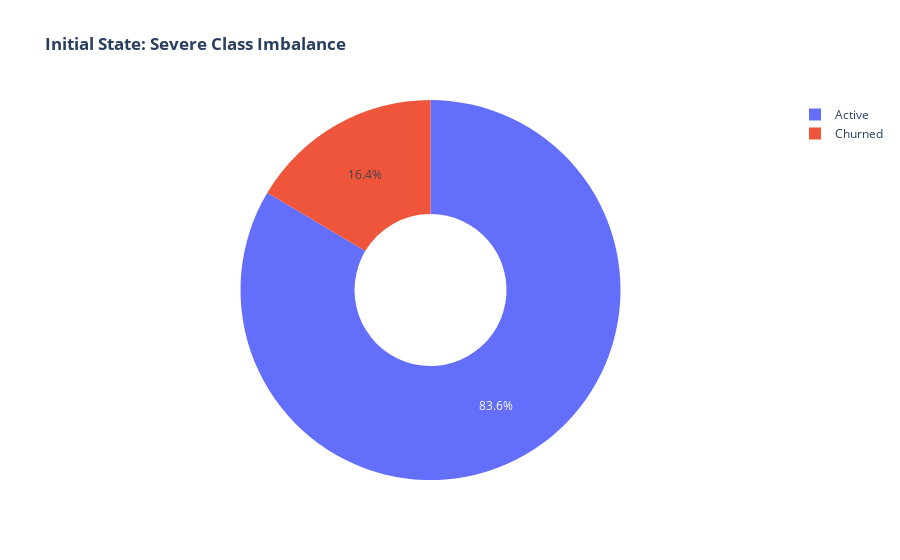
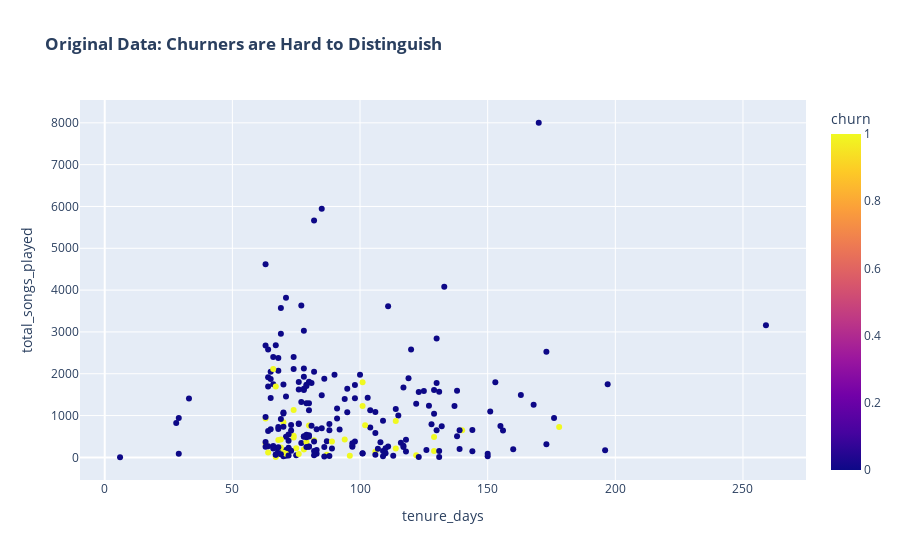

Source (notebook cell) for these figures, in order:
### Markdown cell above
### Visualizing the Original Imbalanced Data

### Code cell
# ---
# ## Visualizing the Original Data
#
# As we can see, churned users are a small minority. Any model trained on this raw data will be heavily biased towards predicting 'Active'.
# ---

# Churn Distribution Pie Chart
churn_counts = user_df["churn"].value_counts()
fig = px.pie(
    values=churn_counts.values,
    names=churn_counts.index.map({0: "Active", 1: "Churned"}),
    title="<b>Initial State: Severe Class Imbalance</b>",
    hole=0.4,
)
fig.show()

# Scatter plot showing the imbalanced distribution
fig = px.scatter(
    user_df,
    x="tenure_days",
    y="total_songs_played",
    color="churn",
    title="<b>Original Data: Churners are Hard to Distinguish</b>",
    color_discrete_map={0: "blue", 1: "red"},
)
fig.show()

### Figure 1 — Plotly figure (JSON) as saved in the notebook; plotly's stock layout.template omitted (floating-point values rounded to 4 significant figures)
{"data": [{"domain": {"x": [0, 1], "y": [0, 1]}, "hole": 0.4, "hovertemplate": "label=%{label}<br>value=%{value}<extra></extra>", "labels": ["Active", "Churned"], "legendgroup": "", "name": "", "showlegend": true, "type": "pie", "values": [188, 37]}], "layout": {"legend": {"tracegroupgap": 0}, "title": {"text": "<b>Initial State: Severe Class Imbalance</b>"}}}

### Figure 2 — Plotly figure (JSON) as saved in the notebook; plotly's stock layout.template omitted (floating-point values rounded to 4 significant figures; data arrays with more than 128 entries replaced by an {"elided": "..."} marker saying what was removed)
{"data": [{"hovertemplate": "tenure_days=%{x}<br>total_songs_played=%{y}<br>churn=%{marker.color}<extra></extra>", "legendgroup": "", "marker": {"color": {"elided": "225 int values"}, "coloraxis": "coloraxis", "symbol": "circle"}, "mode": "markers", "name": "", "orientation": "v", "showlegend": false, "type": "scatter", "x": {"elided": "225 int values"}, "xaxis": "x", "y": {"elided": "225 int values"}, "yaxis": "y"}], "layout": {"coloraxis": {"colorbar": {"title": {"text": "churn"}}, "colorscale": [[0, "#0d0887"], [0.1111, "#46039f"], [0.2222, "#7201a8"], [0.3333, "#9c179e"], [0.4444, "#bd3786"], [0.5556, "#d8576b"], [0.6667, "#ed7953"], [0.7778, "#fb9f3a"], [0.8889, "#fdca26"], [1, "#f0f921"]]}, "legend": {"tracegroupgap": 0}, "title": {"text": "<b>Original Data: Churners are Hard to Distinguish</b>"}, "xaxis": {"anchor": "y", "domain": [0, 1], "title": {"text": "tenure_days"}}, "yaxis": {"anchor": "x", "domain": [0, 1], "title": {"text": "total_songs_played"}}}}
